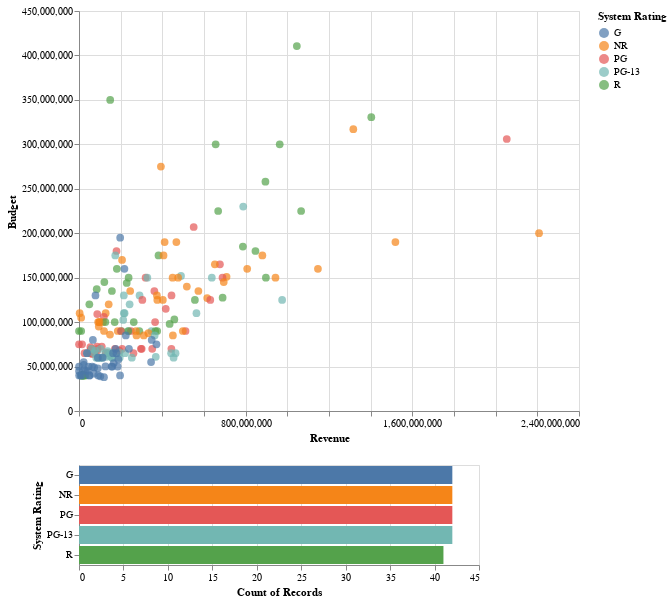

Notebook code cell kept with this figure:
### Code cell
#scatter graph
brush = alt.selection(type='interval')# to reate the selction box
points=alt.Chart(dataframe2).mark_circle(size=60).encode(
    x="Revenue:Q",# x-axis
    y='Budget',# y-axis
    color='System Rating', # color based on system rating put into category
    # interactive when the pionts are hovered the name, budget, revenue and system rating shows up
    tooltip=['Name','System Rating','Budget of Movie','Revenue of Movie']
).properties(height=400,width=500).add_selection(brush)# the size of graph

# histogram chart
bars=alt.Chart(dataframe2).mark_bar().encode(
        y='System Rating:N',# y-axis
        color='System Rating:N',# color put into groups based on system ratings
        x='count(Revenue):Q').transform_filter(brush)# x-axis
points&bars# graphs combined together

### Figure 1 — Vega-Lite specification as saved in the notebook (floating-point values rounded to 4 significant figures; data arrays with more than 128 entries replaced by an {"elided": "..."} marker saying what was removed)
{"config": {"view": {"continuousWidth": 400, "continuousHeight": 300}}, "vconcat": [{"mark": {"type": "circle", "size": 60}, "encoding": {"color": {"type": "nominal", "field": "System Rating"}, "tooltip": [{"type": "nominal", "field": "Name"}, {"type": "nominal", "field": "System Rating"}, {"type": "nominal", "field": "Budget of Movie"}, {"type": "nominal", "field": "Revenue of Movie"}], "x": {"type": "quantitative", "field": "Revenue"}, "y": {"type": "quantitative", "field": "Budget"}}, "height": 400, "selection": {"selector001": {"type": "interval"}}, "width": 500}, {"mark": "bar", "encoding": {"color": {"type": "nominal", "field": "System Rating"}, "x": {"type": "quantitative", "aggregate": "count", "field": "Revenue"}, "y": {"type": "nominal", "field": "System Rating"}}, "transform": [{"filter": {"selection": "selector001"}}]}], "data": {"name": "data-bc7cc8a9a1c65e72f070f6d5b365ebab"}, "$schema": "https://vega.github.io/schema/vega-lite/v4.8.1.json", "datasets": {"data-bc7cc8a9a1c65e72f070f6d5b365ebab": {"elided": "209 records"}}}
